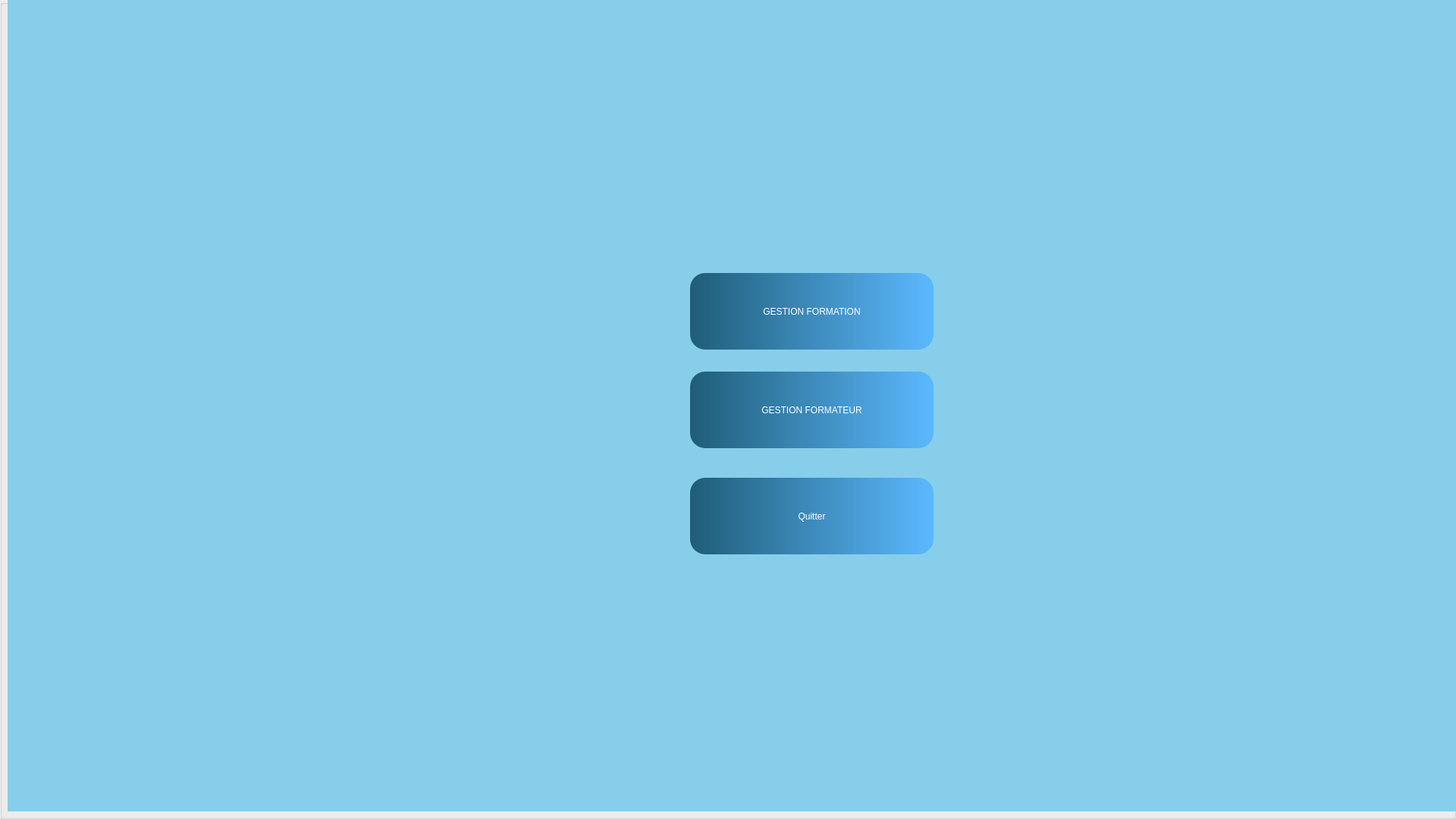
   <widget class="QGroupBox" name="menu">
    <property name="geometry">
     <rect>
      <x>0</x>
      <y>0</y>
      <width>1920</width>
      <height>1080</height>
     </rect>
    </property>
    <property name="title">
     <string/>
    </property>
    <widget class="QLabel" name="bg_menu">
     <property name="geometry">
      <rect>
       <x>10</x>
       <y>-10</y>
       <width>1920</width>
       <height>1080</height>
      </rect>
     </property>
     <property name="styleSheet">
      <string notr="true">background-color: rgb(135,206,235);</string>
     </property>
     <property name="text">
      <string/>
     </property>
    </widget>
    <widget class="QPushButton" name="menu_to_quitter">
     <property name="geometry">
      <rect>
       <x>910</x>
       <y>630</y>
       <width>321</width>
       <height>101</height>
      </rect>
     </property>
     <property name="styleSheet">
      <string notr="true">QPushButton

{
	background-color: qlineargradient(spread:pad, x1:0, y1:0, x2:1, y2:0, stop:0 rgb(31, 93, 120), stop:1 rgb(92, 185, 255));
border: none;
border-radius: 20px;
font: 11pt &quot;Tw Cen MT&quot;;
color: rgb(255, 255, 255)
}



QPushButton::disabled
{
	
background-color: rgb(9, 55, 76);

}


QPushButton::hover
{
background-color: rgb(9, 55, 76);


}


QPushButton::pressed
{
background-color: rgb(9, 55, 76);


}</string>
     </property>
     <property name="text">
      <string>Quitter</string>
     </property>
    </widget>
    <widget class="QPushButton" name="menu_to_formation">
     <property name="geometry">
      <rect>
       <x>910</x>
       <y>360</y>
       <width>321</width>
       <height>101</height>
      </rect>
     </property>
     <property name="styleSheet">
      <string notr="true">QPushButton

{
	background-color: qlineargradient(spread:pad, x1:0, y1:0, x2:1, y2:0, stop:0 rgb(31, 93, 120), stop:1 rgb(92, 185, 255));
border: none;
border-radius: 20px;
font: 11pt &quot;Tw Cen MT&quot;;
color: rgb(255, 255, 255)
}



QPushButton::disabled
{
	
background-color: rgb(9, 55, 76);

}


QPushButton::hover
{
background-color: rgb(9, 55, 76);


}


QPushButton::pressed
{
background-color: rgb(9, 55, 76);


}</string>
     </property>
     <property name="text">
      <string>GESTION FORMATION</string>
     </property>
    </widget>
    <widget class="QPushButton" name="menu_to_formateur">
     <property name="geometry">
      <rect>
       <x>910</x>
       <y>490</y>
       <width>321</width>
       <height>101</height>
      </rect>
     </property>
     <property name="styleSheet">
      <string notr="true">QPushButton

{
	background-color: qlineargradient(spread:pad, x1:0, y1:0, x2:1, y2:0, stop:0 rgb(31, 93, 120), stop:1 rgb(92, 185, 255));
border: none;
border-radius: 20px;
font: 11pt &quot;Tw Cen MT&quot;;
color: rgb(255, 255, 255)
}



QPushButton::disabled
{
	
background-color: rgb(9, 55, 76);

}


QPushButton::hover
{
background-color: rgb(9, 55, 76);


}


QPushButton::pressed
{
background-color: rgb(9, 55, 76);


}</string>
     </property>
     <property name="text">
      <string>GESTION FORMATEUR</string>
     </property>
    </widget>
   </widget>
